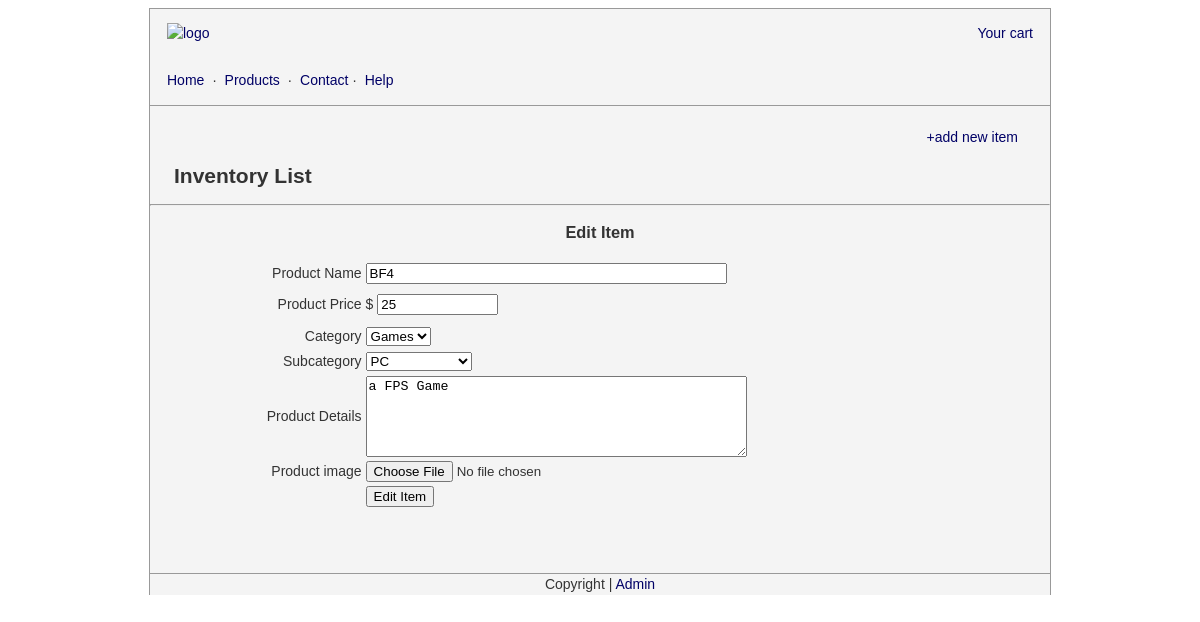
The app's page /storeadmin/inventory_edit.php?pid=4 (signed in) with its own data.
### tables this page shows
CREATE TABLE IF NOT EXISTS `products` (
  `id` int(11) NOT NULL AUTO_INCREMENT,
  `product_name` varchar(255) NOT NULL,
  `price` varchar(16) NOT NULL,
  `details` text NOT NULL,
  `category` varchar(16) NOT NULL,
  `subcategory` varchar(16) NOT NULL,
  `date_added` date NOT NULL,
  PRIMARY KEY (`id`),
  UNIQUE KEY `product_name` (`product_name`)
);

### storeadmin/inventory_edit.php (the view, shortened to what this page needs)
<?php
include("../storescriptes/connect_to_mysql.php");
?>
<?php
if(isset($_GET['pid'])){
	$targetID = $_GET['pid'];
	$sql = mysqli_query($connection,"SELECT * FROM `products` WHERE id = '$targetID'");
	$productCount = mysqli_num_rows($sql);
	if($productCount > 0){
		while($row = mysqli_fetch_array($sql)){
			$product_name = $row ["product_name"];
			$price = $row["price"];
			$category = $row["category"];
			$subcategory = $row["subcategory"];
			$details = $row["details"];
		}
}else{
	echo 'Sorry it does not exist';
	exit();
}
}
?>
<!DOCTYPE html PUBLIC "-//W3C//DTD XHTML 1.0 Transitional//EN" "http://www.w3.org/TR/xhtml1/DTD/xhtml1-transitional.dtd">
<html xmlns="http://www.w3.org/1999/xhtml">
<head>
<link rel="stylesheet" href="../style/style.css" type="text/css" media="screen" />
</head>
<body>
<div align="center" id="mainWrapper">
  <?php include_once("../template_header.php");?>
  <div id="pageContent"><br />
    <div align="right" style="margin-right:32px"><a href="inventory_list.php#inventoryForm">+add new item</a></div>
<div align="left" style="margin-left:24px;">
      <h2>Inventory List</h2>
</div>
    <hr />
    <h3>Edit Item</h3>
    <form action="inventory_edit.php" enctype="multipart/form-data" name="AddItem" id="AddItem" method="post">
    <table width="794" border="0">
      <tr>
        <td width="20%" align="right">Product Name</td>
        <td width="80%"><label>
          <input type="text" name="product_name" id="product_name" size="42" value="<?php echo $product_name; ?>"/>
        </label></td>
      </tr>
      <tr>
        <td height="34" align="right">Product Price </td>
        <td>$
          <label>
            <input type="text" name="product_price" id="product_price" size="12px" value="<?php echo $price; ?>"/>
          </label></td>
      </tr>
      <tr>
        <td align="right">Category</td>
        <td><label>
          <select name="category" id="category" value="<?php echo $category; ?>">
          <option value="Games"> Games </option>
          </select>
        </label></td>
      </tr>
      <tr>
        <td align="right">Subcategory</td>
        <td><label>
          <select name="subcategory" id="subcategory">
          <option value="<?php echo $subcategory; ?>"><?php echo $subcategory; ?></option>
          </select>
        </label></td>
      </tr>
      <tr>
        <td align="right">Product Details</td>
        <td><label>
          <textarea name="product_details" id="product_details" cols="45" rows="5"><?php echo $details; ?></textarea>
        </label></td>
      </tr>
      <tr>
        <td align="right">Product image</td>
        <td><label>
          <input type="file" name="fileField" id="fileField" />
        </label></td>
      </tr>
      <tr>
        <td>&nbsp;</td>
        <td><input type="submit" name="button" id="button" value="Edit Item" /></td>
      </tr>
      </table>
    </form>
<br />
      <br />
      <br />
  </div>
  <?php include_once("../template_footer.php"); ?>
</div>
</body>
</html>

### style/style.css (style rules this page uses)
a:link { color: #006; text-decoration: none; }
body,td,th { font-family: Arial, Helvetica, sans-serif; font-size:14px; color:#333; line-height:1.5em; }
a { font-size: 14px; }
#pageContent { border:#999 1px solid; border-bottom:none; background-color:#f4f4f4; width:900px; }

### records on screen
products: product_name "BF4", product_price "25", category "Games", subcategory "PC", product_details "a FPS Game"
